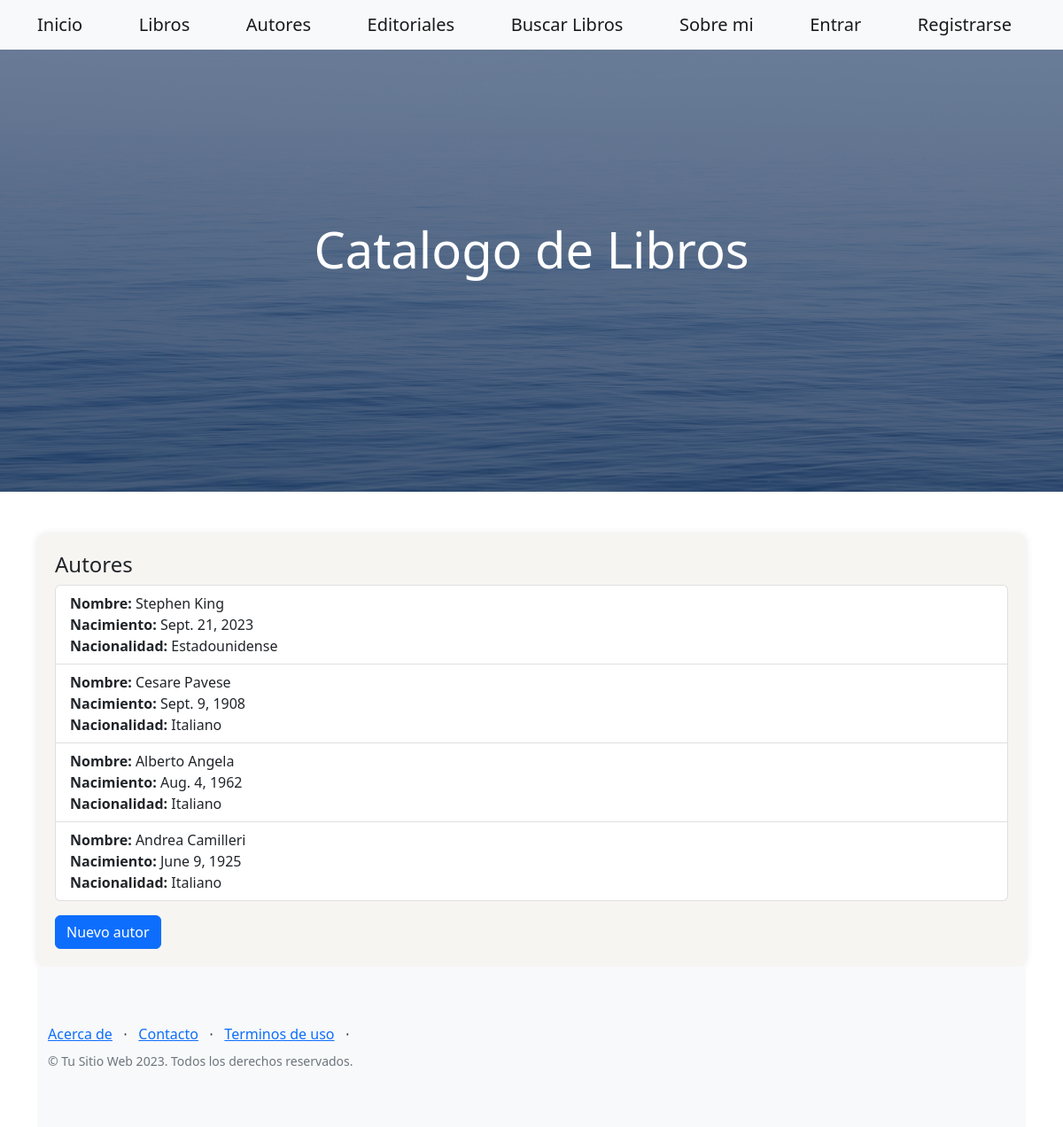
Screenshot of /AppLibros/autores/ with the database file from the repository.
### AppLibros/models.py (models this page shows)
class Autor(models.Model):
    nombre = models.CharField(max_length=50)
    fecha_nacimiento = models.DateField()
    nacionalidad = models.CharField(max_length=50)

### AppLibros/views.py (the view)
# urls.py: path('AppLibros/autores/', views.autores, name='autores'),
def autores(request):
    autores = Autor.objects.all()
    return render(request, 'autores.html', {'autores': autores})

### AppLibros/templates/autores.html
{% extends 'index.html' %}
{% block content %}
    <div class="container mt-5" style="background-color: #f7f5f2; padding: 20px; border-radius: 10px; box-shadow: 0 0 10px rgba(0, 0, 0, 0.1);">
        <h4>Autores</h4>
        <ul class="list-group">
            {% for autor in autores %}
                <li class="list-group-item">
                    <strong>Nombre: </strong> {{ autor.nombre }}<br>
                    <strong>Nacimiento: </strong> {{ autor.fecha_nacimiento }}<br>
                    <strong>Nacionalidad: </strong> {{ autor.nacionalidad }}<br>
                </li>
            {% endfor %}
        </ul>
        <a href="http://127.0.0.1:8000/AppLibros/agregar_autor/" class="btn btn-primary mt-3">Nuevo autor</a>
    </div>
{% endblock %}

### rows the page displays
Autor: nombre "Stephen King", fecha_nacimiento "Sept. 21, 2023", nacionalidad "Estadounidense"
Autor: nombre "Cesare Pavese", fecha_nacimiento "Sept. 9, 1908", nacionalidad "Italiano"
Autor: nombre "Alberto Angela", fecha_nacimiento "Aug. 4, 1962", nacionalidad "Italiano"
Autor: nombre "Andrea Camilleri", fecha_nacimiento "June 9, 1925", nacionalidad "Italiano"
